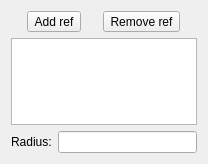
<?xml version="1.0" encoding="UTF-8"?>
<ui version="4.0">
 <class>PartDesignGui::TaskFilletParameters</class>
 <widget class="QWidget" name="PartDesignGui::TaskFilletParameters">
  <property name="geometry">
   <rect>
    <x>0</x>
    <y>0</y>
    <width>208</width>
    <height>164</height>
   </rect>
  </property>
  <property name="windowTitle">
   <string>Form</string>
  </property>
  <layout class="QVBoxLayout" name="verticalLayout">
   <item>
    <layout class="QHBoxLayout" name="horizontalLayout">
     <item>
      <widget class="QToolButton" name="buttonRefAdd">
       <property name="text">
        <string>Add ref</string>
       </property>
       <property name="checkable">
        <bool>true</bool>
       </property>
      </widget>
     </item>
     <item>
      <widget class="QToolButton" name="buttonRefRemove">
       <property name="text">
        <string>Remove ref</string>
       </property>
       <property name="checkable">
        <bool>true</bool>
       </property>
      </widget>
     </item>
    </layout>
   </item>
   <item>
    <widget class="QListWidget" name="listWidgetReferences"/>
   </item>
   <item>
    <layout class="QHBoxLayout" name="horizontalLayout_2">
     <item>
      <widget class="QLabel" name="label">
       <property name="text">
        <string>Radius:</string>
       </property>
      </widget>
     </item>
     <item>
      <widget class="Gui::InputField" name="filletRadius"/>
     </item>
    </layout>
   </item>
  </layout>
 </widget>
 <customwidgets>
  <customwidget>
   <class>Gui::InputField</class>
   <extends>QLineEdit</extends>
   <header>Gui/InputField.h</header>
  </customwidget>
 </customwidgets>
 <resources/>
 <connections/>
</ui>
